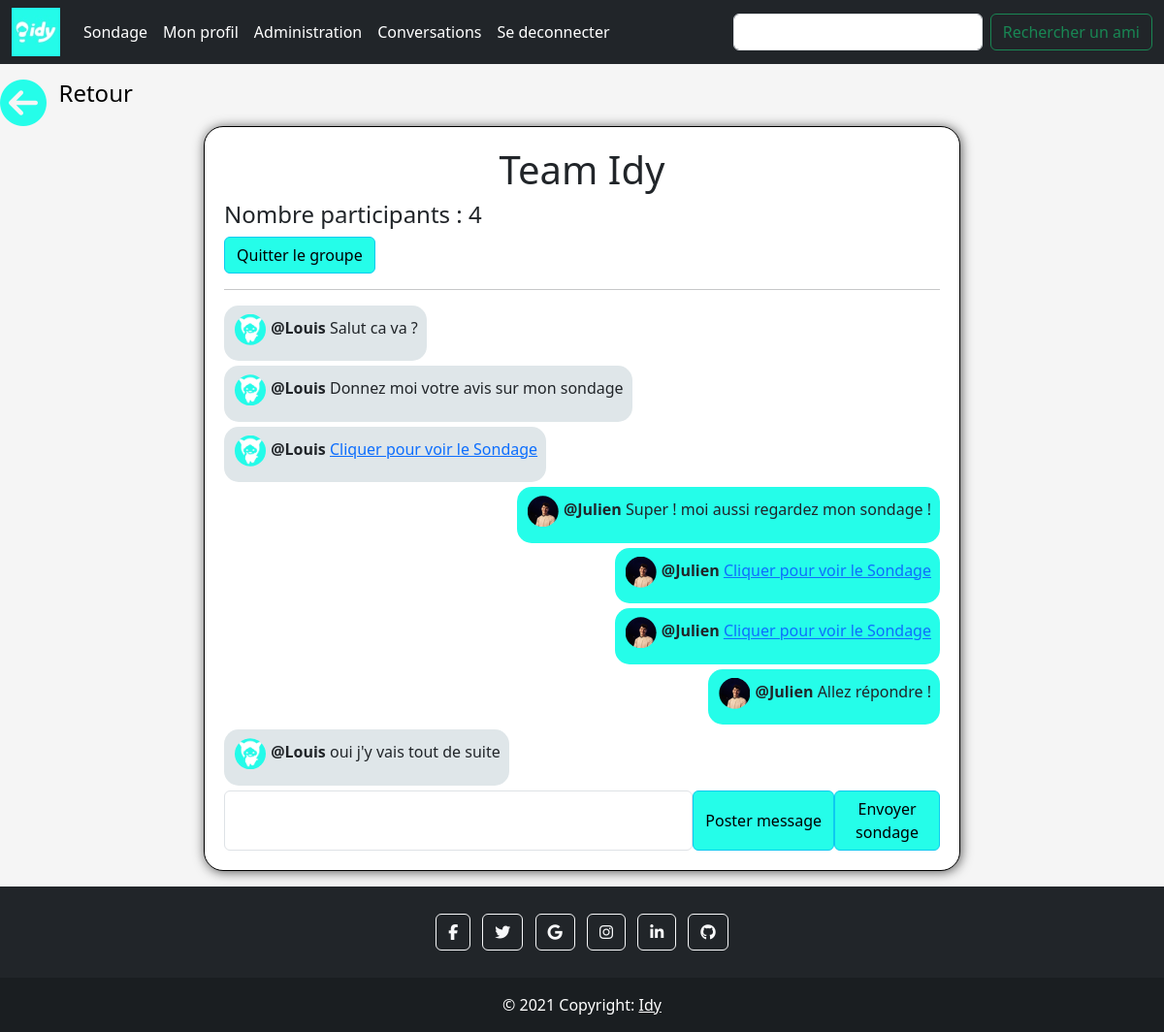
The app's page /index.php?view=chat&idConv=150 (signed in) with its own data.
### tables this page shows
CREATE TABLE `conversations` (
  `id` int(11) NOT NULL COMMENT 'Clé primaire',
  `active` tinyint(1) NOT NULL DEFAULT '1' COMMENT 'indique si la conversation est active',
  `theme` varchar(40) NOT NULL COMMENT 'Thème de la conversation',
  `idUtilisateur` bigint(20) DEFAULT NULL
);

CREATE TABLE `message` (
  `id` int(11) NOT NULL COMMENT 'Identifiant du message',
  `idConversation` int(11) NOT NULL COMMENT 'Clé étrangère vers la table des conversations',
  `contenu` varchar(150) NOT NULL COMMENT 'Contenu du message',
  `idAuteur` bigint(20) DEFAULT NULL
);

CREATE TABLE `Utilisateurs` (
  `idUtilisateur` bigint(20) NOT NULL,
  `pseudo` varchar(18) NOT NULL,
  `mail` varchar(50) NOT NULL,
  `mdp` varchar(255) NOT NULL,
  `dateOfBirth` date NOT NULL,
  `nbSondagesCréés` int(11) NOT NULL,
  `rang` int(11) NOT NULL COMMENT 'Niveau de l''utilisateur',
  `nbCoins` int(11) NOT NULL COMMENT 'Nombre d''IdYCoins de l''utilsteur (la moulaga)',
  `Pourcentage_rang` int(11) NOT NULL DEFAULT '0',
  `avatar` varchar(100) NOT NULL DEFAULT './ressources/avatar/utilisateur.png',
  `banniere` varchar(100) NOT NULL DEFAULT './ressources/bannieres/bannierepardefaut.jpeg',
  `admin` int(5) NOT NULL DEFAULT '0',
  `blacklist` int(11) NOT NULL DEFAULT '0'
);

### libs/modele.php (called while the page is built, shortened)
<?php
include_once("maLibSQL.pdo.php");
function getabonnement($idUtilisateur){
    $idUtilisateur = htmlentities ($idUtilisateur);
    $SQL="SELECT * FROM ami a, Utilisateurs u WHERE a.idUtilisateur2=u.idUtilisateur AND a.idUtilisateur1='$idUtilisateur'";
    $tabPhp = parcoursRs(SQLSelect($SQL));
    return $tabPhp;
}
function getsondage($idUtilisateur){
    $idUtilisateur = htmlentities($idUtilisateur);
    $SQL = "SELECT * FROM Sondages WHERE Utilisateur='$idUtilisateur'";
    $tabPhp = parcoursRs(SQLSelect($SQL));
    return $tabPhp;
}
function listerMessages($idConv,$format="asso")
{
    $idConv = htmlentities($idConv);
    $SQL ="SELECT m.contenu, u.pseudo as auteur, u.idUtilisateur, u.avatar FROM message m INNER JOIN Utilisateurs u ON m.idAuteur = u.idUtilisateur WHERE m.idConversation='$idConv' AND u.blacklist=0";
    return parcoursRs(SQLSelect($SQL));
}
function getConversation($idConv)
{
    $idConv = htmlentities($idConv);
    $SQL = "SELECT * FROM conversations WHERE id='$idConv'";
    $tabC = parcoursRs(SQLSelect($SQL));
    if (count($tabC) == 1) return $tabC[0];
    else return array();
}
function getnombreUtilsateur($idConv){
	$idConv=htmlentities($idConv);
	$SQL = "SELECT COUNT(idMembre) FROM MembreConversation WHERE idConv='$idConv'";
	return SQLGetchamp($SQL);
}
function verifconv($idUser,$idConv){
	$idUser=htmlentities($idUser);
	$idConv=htmlentities($idConv);
	$SQL = "SELECT * FROM MembreConversation WHERE idConv='$idConv' AND idMembre='$idUser'";
	return SQLSelect($SQL);
}
?>

### libs/maLibSQL.pdo.php (called while the page is built, shortened)
<?php
include_once "config.php";
function SQLGetChamp($sql)
{
	global $BDD_host;
	global $BDD_base;
	global $BDD_user;
	global $BDD_password;
	try {
		$dbh = new PDO("mysql:host=$BDD_host;dbname=$BDD_base", $BDD_user, $BDD_password);
	} catch (PDOException $e) {
		die("<font color=\"red\">SQLGetChamp: Erreur de connexion : " . $e->getMessage() . "</font>");
	}
	$dbh->exec("SET CHARACTER SET utf8");
	$res = $dbh->query($sql);
	$num = $res->rowCount();
	$res->setFetchMode(PDO::FETCH_NUM);
	$ligne = $res->fetch();
	if ($ligne == false) return false;
	else return $ligne[0];
}
function SQLSelect($sql)
{
 	global $BDD_host;
	global $BDD_base;
 	global $BDD_user;
 	global $BDD_password;
	try {
		$dbh = new PDO("mysql:host=$BDD_host;dbname=$BDD_base", $BDD_user, $BDD_password);
	} catch (PDOException $e) {
		die("<font color=\"red\">SQLSelect: Erreur de connexion : " . $e->getMessage() . "</font>");
	}
	$dbh->exec("SET CHARACTER SET utf8");
	$res = $dbh->query($sql);
	$num = $res->rowCount();
	if ($num==0) return false;
	else return $res;
}
function parcoursRs($result)
{
	$result->setFetchMode(PDO::FETCH_ASSOC);
	while ($ligne = $result->fetch())
		$tab[]= $ligne;
	return $tab;
}
?>

### libs/maLibUtils.php (called while the page is built, shortened)
<?php
function valider($nom,$type="REQUEST")
{
	switch($type)
	{
		case 'REQUEST':
		if(isset($_REQUEST[$nom]) && !($_REQUEST[$nom] == ""))
			return proteger($_REQUEST[$nom]);
		break;
		case 'GET':
		if(isset($_GET[$nom]) && !($_GET[$nom] == ""))
			return proteger($_GET[$nom]);
		break;
		case 'SESSION':
		if(isset($_SESSION[$nom]) && !($_SESSION[$nom] == ""))
			return $_SESSION[$nom];
		break;
	}
	return false;
}
function proteger($str)
{
	if (is_array($str))
	{
		$nextTab = array();
		foreach($str as $cle => $val)
		{
			$nextTab[$cle] = addslashes($val);
		}
		return $nextTab;
	}
	else
		return addslashes ($str);
}
?>

### templates/chat.php (the view, shortened to what this page needs)
<?php
include_once("libs/modele.php");
include_once("libs/maLibUtils.php");
include_once("libs/maLibForms.php");
$idConv = valider("idConv");
?>
<div>
                    <?php
                    $idUtilisateur = $_SESSION['idUtilisateur'];
                    $sondage = getsondage($idUtilisateur);
                    ?>
                    <?php
                    $abonnement = getabonnement($idUtilisateur);
                    ?>
    <a href="index.php?view=conversation" style="display: inline-flex;text-decoration: none;outline: none;"><i class="fas fa-arrow-circle-left fa-3x" style="color:#25fde9;"></i><h4 style="color:black;">&nbsp;&nbsp;Retour</h4></a>
<?php
$dataConv = getConversation($idConv);
echo '<div class="corps" style="text-align: left; border: 1px solid black;width:65%;">';
echo "<h1 style=\"text-align:center;\">" . $dataConv['theme'] . "</h1>";
$nombremembreConv = getnombreUtilsateur($idConv);
echo "<h4> Nombre participants : " . $nombremembreConv . "</h4>";
if($nombremembreConv>2) {
    mkForm('controleur.php');
    mkInput("hidden", "idConv", $idConv);
    mkInput("submit", "action", "Quitter le groupe","btn btn-info","background-color:#25fde9; color:black;");
    endForm();
}
echo "<hr>";
echo '<div class="row">';
$messages = listerMessages($idConv);
foreach($messages as $nextMessage) {
	echo '<div class="col-md-12">';
        if($nextMessage["idUtilisateur"]!=$_SESSION["idUtilisateur"]){
            echo '<div class="col" style="background-color:#dfe6e9;width:fit-content;padding:4px 4px 0.5px 4px;border-radius:15px;margin-bottom:5px;float:left;">';
               echo '<p style="width:auto;margin-top:5px;margin-right:5px;"><img src="'. $nextMessage["avatar"] .'" style="clip-path: ellipse(50% 50%);height: 32px;width: 32px;margin-right: 1px;margin-left:7px;"> <b>@'. $nextMessage["auteur"] . '</b> ' . $nextMessage["contenu"] . "</p>";
            echo "</div>";
        }else{
            echo '<div class="col" style="background-color:#25fde9;width:fit-content;padding:4px 4px 0.5px 4px;border-radius:15px;margin-bottom:5px;float:right;">';
               echo '<p style="width:auto;margin-top:5px;margin-right:5px;"><img src="'. $nextMessage["avatar"] .'" style="clip-path: ellipse(50% 50%);height: 32px;width: 32px;margin-right: 1px;margin-left:7px;"> <b>@'. $nextMessage["auteur"] . '</b> ' . $nextMessage["contenu"] . "</p>";
            echo "</div>";
        }
	echo "</div>";
}
echo "</div>";
?>
<?php
$dataConv = getConversation($idConv);
if ($dataConv["active"]==1)
	if (valider("connecte","SESSION")){
			echo "<div style='display:flex;'>";
                echo '<button type="button" class="btn btn-info" data-bs-toggle="modal" data-bs-target="#popupsondage" style = "background-color:#25fde9; color:black;">Envoyer sondage</button>';
            echo "</div>";
		}
echo '</div>';
echo '</div>';
?>
</div>

### css/sticky-footer.css (style rules this page uses)
html, body { height: 100%; }

### templates/header.php (style rules this page uses)
html,body { margin: 0 !important;padding: 0; }

### templates/chat.php (style rules this page uses)
.corps { border: 0px solid white; border-radius: 20px; padding: 20px; width:40%; text-align: left; margin: 0 auto; background-color:white; box-shadow: 1px 1px 12px #555; }
body { background-color: #F5F5F5; }

### records on screen
conversations: theme "Team Idy"
message: idAuteur.avatar (placeholder picture), idAuteur.pseudo "Louis", contenu "Salut ca va ?"
message: idAuteur.avatar (placeholder picture), idAuteur.pseudo "Louis", contenu "Donnez moi votre avis sur mon sondage"
message: idAuteur.avatar (placeholder picture), idAuteur.pseudo "Louis", contenu "Cliquer pour voir le Sondage"
message: idAuteur.avatar (picture), idAuteur.pseudo "Julien", contenu "Super ! moi aussi regardez mon sondage !"
message: idAuteur.avatar (picture), idAuteur.pseudo "Julien", contenu "Cliquer pour voir le Sondage"
message: idAuteur.avatar (picture), idAuteur.pseudo "Julien", contenu "Cliquer pour voir le Sondage"
message: idAuteur.avatar (picture), idAuteur.pseudo "Julien", contenu "Allez répondre !"
message: idAuteur.avatar (placeholder picture), idAuteur.pseudo "Louis", contenu "oui j'y vais tout de suite"

### other values on screen
$nombremembreConv "4"
